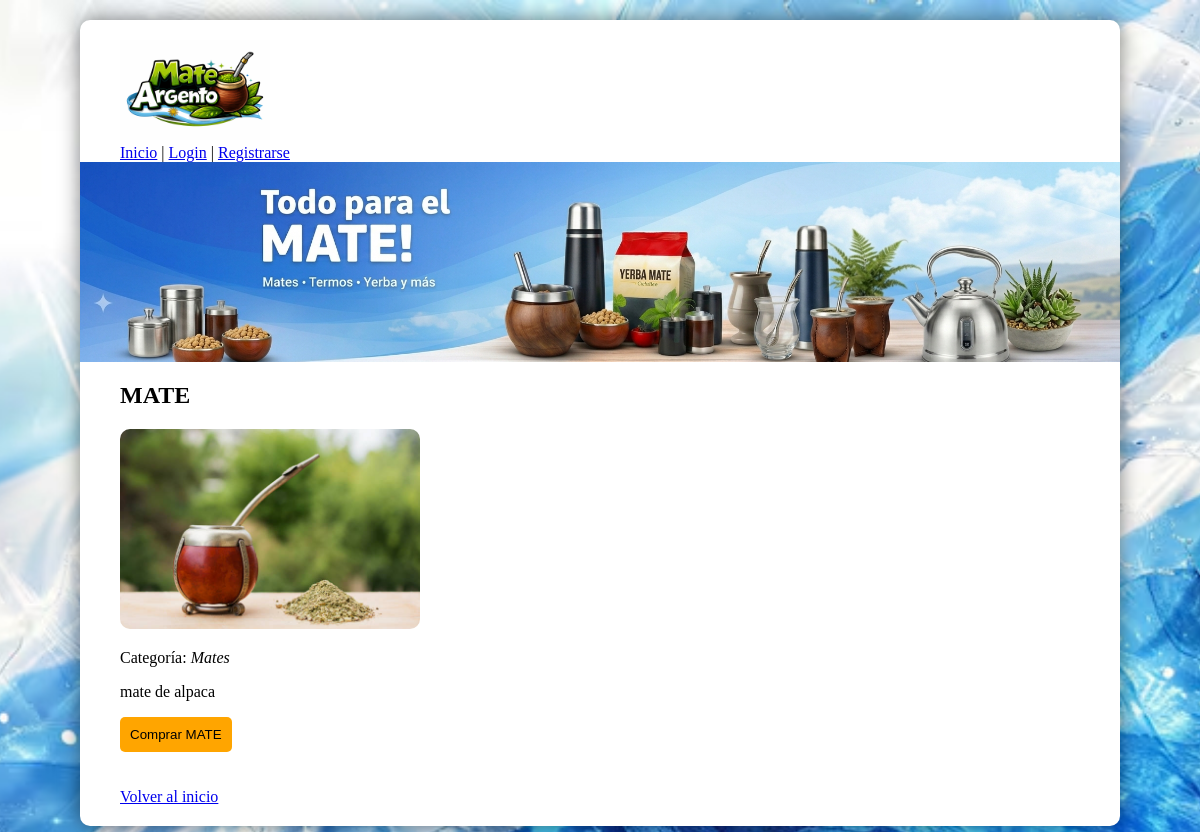
Page /detalle/3 on the committed database.
### app.py (models this page shows)
class Producto(db.Model):
    id = db.Column(db.Integer, primary_key=True)
    nombre = db.Column(db.String(100), nullable=False)
    categoria = db.Column(db.String(50))
    precio = db.Column(db.Float, nullable=False) # Float para números con decimales
    descripcion = db.Column(db.Text)
    imagen = db.Column(db.String(100)) # Aquí guardamos el nombre del archivo (ej: "mate.jpg")

### app.py (the view)
@app.route('/detalle/<int:id>')
def detalle_producto(id):
    p = Producto.query.get(id)
    if p:
        return render_template('detalle.html', producto=p)
    else:
        return "Producto no encontrado", 404

### templates/detalle.html (shortened to what this page needs)
<!DOCTYPE html>
<html>
<head>
    <link rel="stylesheet" href="{{ url_for('static', filename='estilos.css') }}">
</head>
<body>
<div class="contenedor">
    <img src="{{ url_for('static', filename='img/logo.jpeg') }}" class="logo-personalizado" alt="Mate Argento">
    <nav>
        <a href="/">Inicio</a> |
        <a href="/login">Login</a> |
        <a href="/registro">Registrarse</a>
    </nav>
    <img src="{{ url_for('static', filename='img/fondo2.png') }}" class="ancho-total">
    <h2>{{ producto.nombre }}</h2>
    <img src="{{ url_for('static', filename='img/' + producto.imagen) }}"
         style="width: 300px; border-radius: 10px;">
    <p>Categoría: <i>{{ producto.categoria }}</i></p>
    <p>{{ producto.descripcion }}</p>
    <form action="/agregar_al_carrito/{{ producto.id }}" method="GET">
        <button type="submit" style="cursor: pointer; padding: 10px; background-color: orange; border: none; border-radius: 5px;">
            Comprar {{ producto.nombre }}
        </button>
    </form>
    <br><br>
    <a href="/">Volver al inicio</a>
    <br>
</div>
</body>
</html>

### static/estilos.css (style rules this page uses)
body { background-color: #ccc; background-image: url('img/fondo.avif'); background-size: cover; background-repeat: no-repeat; background-position: center; margin: 0; padding: 20px; }
.contenedor { width: 1000px; margin: auto; background-color: #fff; background-size: cover; background-repeat: no-repeat; background-position: center; padding: 20px; border-radius: 10px; box-shadow: 0px 0px 20px rgba(0, 0, 0, 0.5); min-height: 500px; }
.contenedor > * { margin-left: 20px; margin-right: 20px; }
.ancho-total { width: calc(100% + 40px) !important; margin-left: -20px !important; max-width: none !important; display: block; height: 200px; object-fit: cover; }
.logo-personalizado { width: 150px; height: auto; }

### rows in the picture
Producto: nombre "MATE", imagen (picture), categoria "Mates", descripcion "mate de alpaca"
